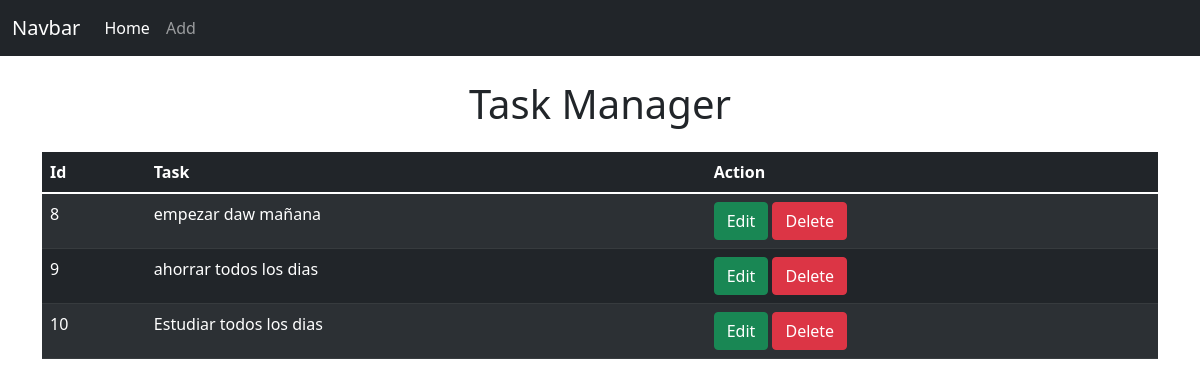
The app's page /, older data.
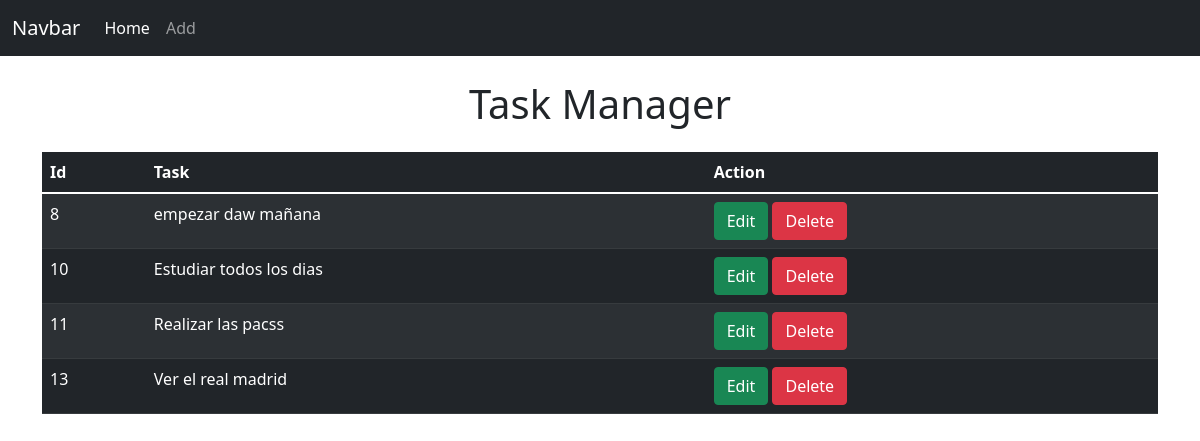
The same page, newer data.
### applications/todo/models.py (models this page shows)
class Task(models.Model):
    task = models.CharField(max_length=120)
    def __str__(self):
        return self.task

### applications/todo/views.py (the view)
# urls.py: path('', views.home, name='home'),
def home(request):
    tasks = Task.objects.all()
    context = {'tasks': tasks}
    return render(request, 'todo/home.html', context)

### applications/todo/templates/todo/home.html (shortened to what this page needs)
{% extends 'todo/base.html' %}
{% block content %}
<div class="container my-4">
   <h1 class="text-center">Task Manager</h1>
   <div class="col-12 mt-4">
      <table class="table table-dark table-striped">
         <thead>
            <tr>
               <th scope="col">Id</th>
               <th scope="col">Task</th>
               <th scope="col">Action</th>
            </tr>
         </thead>
         <tbody>
            {% for task in tasks %}
            <tr>
               <td>{{ task.id }}</td>
               <td>{{ task }}</td>
               <td>
                  <a class="btn btn-success" href="{% url 'edit' task.id %}">Edit</a>
                  <a class=" btn btn-danger" href="{% url 'delete' task.id %}">Delete</a>
               </td>
            </tr>
            {% endfor %}
         </tbody>
      </table>
   </div>
</div>
{% endblock %}

### applications/todo/templates/todo/base.html (shortened to what this page needs)
<!doctype html>
<html lang="en">
<head>
    <link href="https://cdn.jsdelivr.net/npm/bootstrap@5.1.3/dist/css/bootstrap.min.css" rel="stylesheet"
>
</head>
<body>
    <nav class="navbar navbar-expand-lg navbar-dark bg-dark m">
        <div class="container-fluid">
            <a class="navbar-brand" href="#">Navbar</a>
            <div class="collapse navbar-collapse" id="navbarNavAltMarkup">
                <div class="navbar-nav">
                    <a class="nav-link {% if request.path == '/' %}active{% endif %}" aria-current="page"
                        href="{% url 'home' %}">Home</a>
                    <a class="nav-link {% if request.path == '/add-task/' %}active{% endif %}" aria-current="page"
                        href="{% url 'add' %}">Add</a>
                </div>
            </div>
        </div>
    </nav>
    {% block content %}
    {% endblock %}
</body>
</html>

Row changes from the older to the newer data that the page shows:
removed Task: id "9", task "ahorrar todos los dias"
added Task: id "11", task "Realizar las pacss"
added Task: id "13", task "Ver el real madrid"
